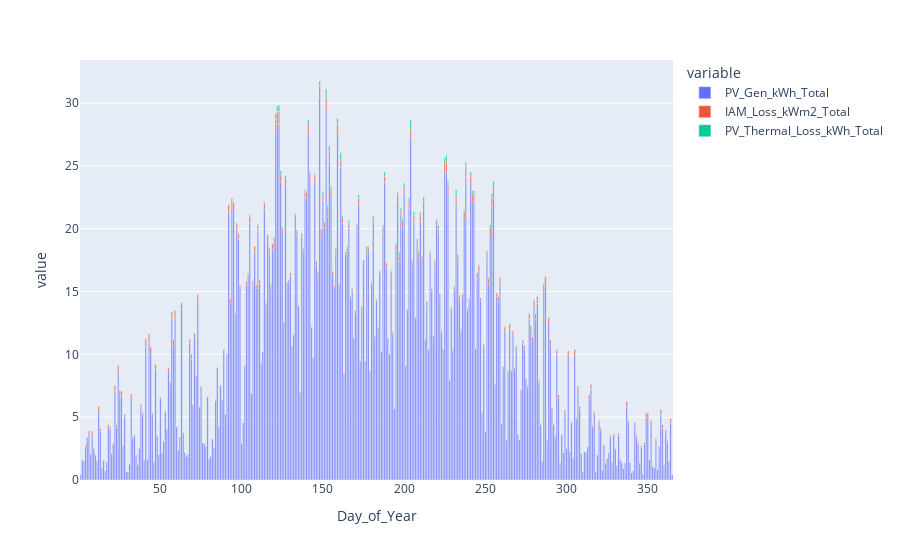

Here is the notebook cell this chart was saved with:
### Code cell
px.bar(pv_model.summary_grouped.daily[["PV_Gen_kWh_Total", "IAM_Loss_kWm2_Total", "PV_Thermal_Loss_kWh_Total"]])

### Figure 1 — Plotly figure (JSON) as saved in the notebook; plotly's stock layout.template omitted (floating-point values rounded to 4 significant figures; data arrays with more than 128 entries replaced by an {"elided": "..."} marker saying what was removed)
{"data": [{"alignmentgroup": "True", "hovertemplate": "variable=PV_Gen_kWh_Total<br>Day_of_Year=%{x}<br>value=%{y}<extra></extra>", "legendgroup": "PV_Gen_kWh_Total", "marker": {"color": "#636efa", "pattern": {"shape": ""}}, "name": "PV_Gen_kWh_Total", "offsetgroup": "PV_Gen_kWh_Total", "orientation": "v", "showlegend": true, "textposition": "auto", "type": "bar", "x": {"elided": "365 int values"}, "xaxis": "x", "y": {"elided": "365 float values"}, "yaxis": "y"}, {"alignmentgroup": "True", "hovertemplate": "variable=IAM_Loss_kWm2_Total<br>Day_of_Year=%{x}<br>value=%{y}<extra></extra>", "legendgroup": "IAM_Loss_kWm2_Total", "marker": {"color": "#EF553B", "pattern": {"shape": ""}}, "name": "IAM_Loss_kWm2_Total", "offsetgroup": "IAM_Loss_kWm2_Total", "orientation": "v", "showlegend": true, "textposition": "auto", "type": "bar", "x": {"elided": "365 int values"}, "xaxis": "x", "y": {"elided": "365 float values"}, "yaxis": "y"}, {"alignmentgroup": "True", "hovertemplate": "variable=PV_Thermal_Loss_kWh_Total<br>Day_of_Year=%{x}<br>value=%{y}<extra></extra>", "legendgroup": "PV_Thermal_Loss_kWh_Total", "marker": {"color": "#00cc96", "pattern": {"shape": ""}}, "name": "PV_Thermal_Loss_kWh_Total", "offsetgroup": "PV_Thermal_Loss_kWh_Total", "orientation": "v", "showlegend": true, "textposition": "auto", "type": "bar", "x": {"elided": "365 int values"}, "xaxis": "x", "y": {"elided": "365 float values"}, "yaxis": "y"}], "layout": {"barmode": "relative", "legend": {"title": {"text": "variable"}, "tracegroupgap": 0}, "margin": {"t": 60}, "xaxis": {"anchor": "y", "domain": [0, 1], "title": {"text": "Day_of_Year"}}, "yaxis": {"anchor": "x", "domain": [0, 1], "title": {"text": "value"}}}}
